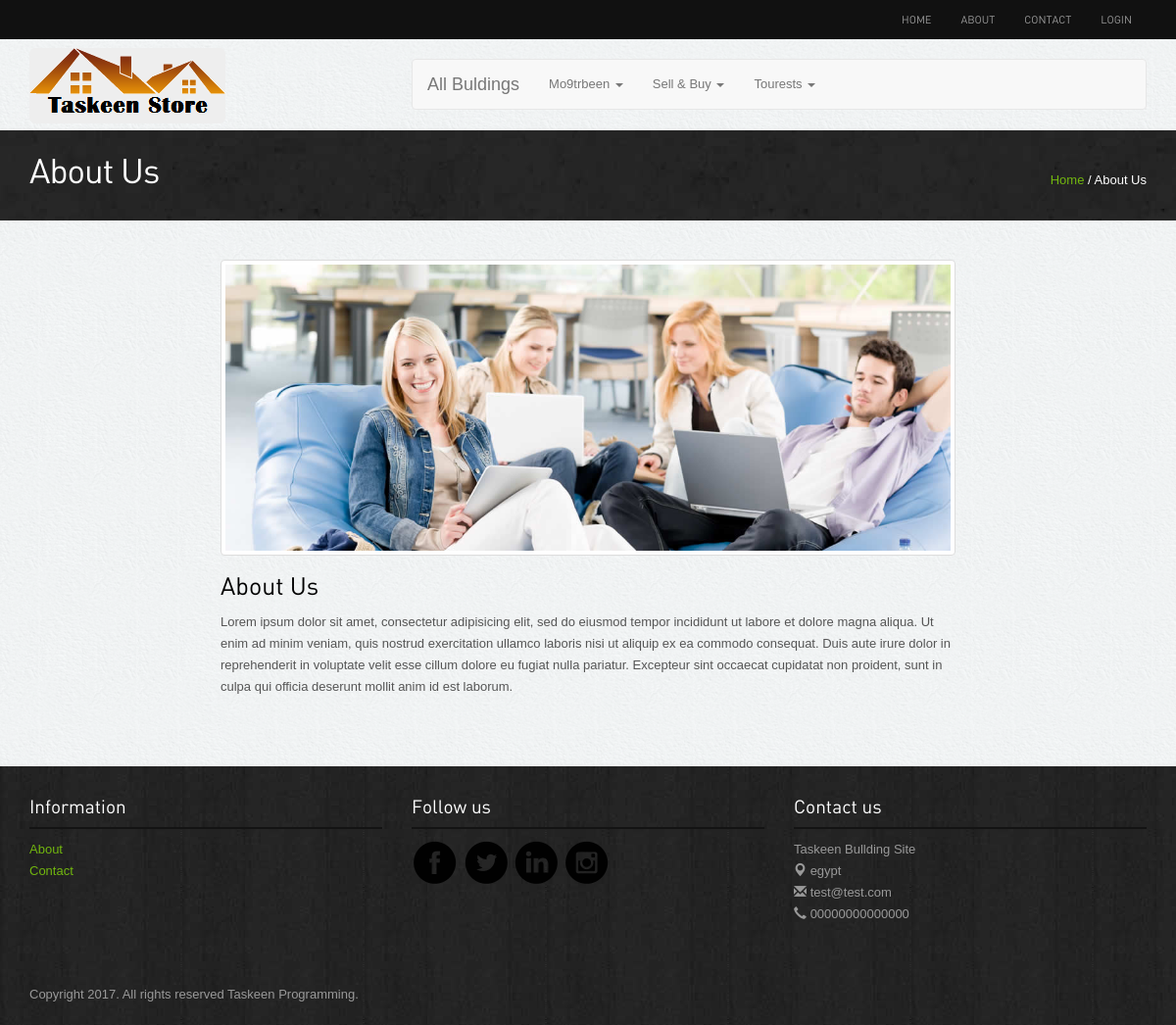
The page /about.php on the database as committed earlier.
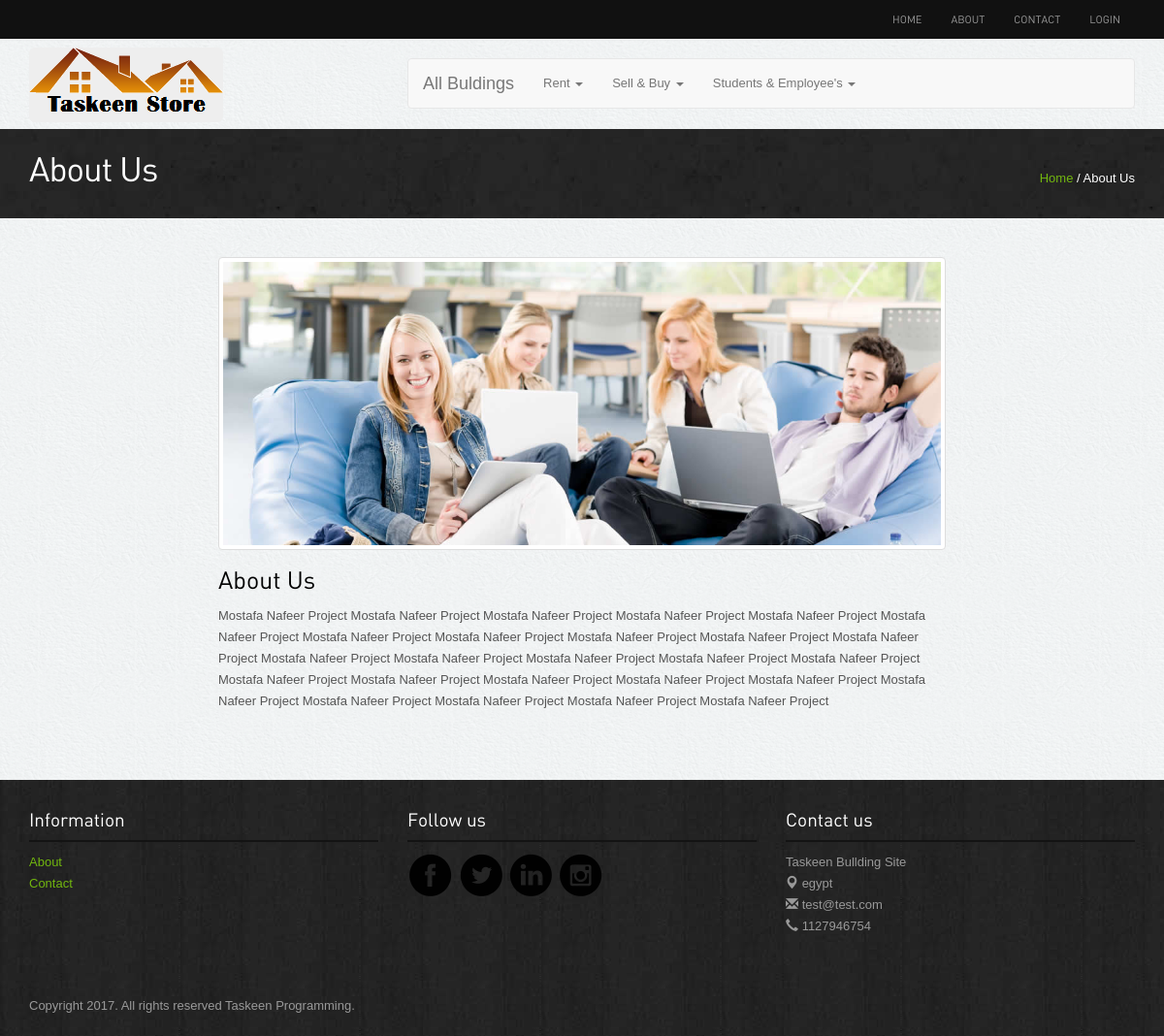
The same page on the database as committed later.
### tables this page shows
CREATE TABLE `categouries` (
  `id` int(11) NOT NULL,
  `name` varchar(255) NOT NULL
);

CREATE TABLE `sitesetting` (
  `id` int(11) NOT NULL,
  `slug` varchar(50) NOT NULL,
  `nameSetting` varchar(50) NOT NULL,
  `value` text NOT NULL,
  `type` tinyint(4) NOT NULL,
  `created_at` timestamp NOT NULL DEFAULT '0000-00-00 00:00:00',
  `updated_at` timestamp NOT NULL DEFAULT '0000-00-00 00:00:00'
);

### init.php (called while the page is built)
<?php
    include "connect.php";
    include "includes/functions/functions.php";
    include "includes/templates/header.php";
?>

### includes/functions/functions.php (called while the page is built, shortened)
<?php
   function getAllFrom($field, $table, $where = null, $and = null, $orderField = 'id', $ordering = 'ASC', $limit = null)
   {
      global $conn;
      $stmt = $conn->prepare("SELECT $field FROM $table $where $and ORDER BY $orderField $ordering $limit");
      $stmt->execute();
      $all = $stmt->fetchAll();
      return $all;
   }
   function getSetting($settingName = 'siteName')
   {
      global $conn;
      $stmt = $conn->prepare("SELECT value FROM sitesetting WHERE nameSetting = '$settingName'");
      $stmt->execute();
      $all = $stmt->fetch();
      return $all[0];
   }
?>

### about.php (the view, shortened to what the changed rows need)
<?php include'init.php';?>
<div class="inside-banner">
	<div class="container">
		<span class="pull-right"><a href="#">Home</a> / About Us</span>
		<h2>About Us</h2>
	</div>
</div>
<div class="container">
	<div class="spacer">
		<div class="row">
			<div class="col-lg-8 col-lg-offset-2">
				<img alt="realestate" class="img-responsive thumbnail" src="images/about.jpg">
				<h3>About Us</h3>
				<p><?php echo getSetting('siteDesc');?></p>
			</div>
		</div>
	</div>
</div>
<?php include'includes/templates/footer.php';?>

### includes/templates/header.php (shortened to what the changed rows need)
<!DOCTYPE html>
<html lang="en">
<head>
    <link rel="stylesheet" href="assets/bootstrap/css/bootstrap.css" />
    <link rel="stylesheet" href="assets/owl-carousel/owl.carousel.css">
    <link rel="stylesheet" href="assets/owl-carousel/owl.theme.css">
    <link rel="stylesheet" type="text/css" href="assets/slitslider/css/style.css" />
    <link rel="stylesheet" type="text/css" href="assets/slitslider/css/custom.css" />
    <link rel="stylesheet" type="text/css" href="assets/css/sweetalert.css" />
    <link rel="stylesheet" href="assets/css/select2.min.css"/>
    <link rel="stylesheet" href="assets/css/reset.css"/>
    <link rel="stylesheet" href="assets/css/card.css"/>
    <link rel="stylesheet" href="assets/css/AdminLTE.min.css"/>
    <link rel="stylesheet" href="assets/css/styles.css"/>
</head>
<body>
    <div class="navbar-wrapper">
        <div class="navbar-inverse" role="navigation">
            <div class="container">
                <div class="navbar-collapse  collapse">
                    <ul class="nav navbar-nav navbar-right">
                        <?php if (isset($_SESSION['user_mail'])): ?>
                           <li><a href="buldings.php">Add Free Bullding</a></li>
                           <li><a href="profile.php">profile</a></li>
                           <li><a href="logout.php">logout</a></li>
                        <?php else: ?>
                           <li><a href="#" data-target="#loginpop" data-toggle="modal">Login</a></li>
                        <?php endif; ?>
                    </ul>
                </div>
            </div>
        </div>
    </div>
    <div class="container">
        <div class="row">
            <div class="col-md-4">
              <img src="images/taskeen.png" alt="" class="img-rounded" style="margin-top: 9px;">
            </div>
            <div class="col-md-8">
                <nav class="navbar navbar-default" style="margin-top: 20px;">
                    <div class="container-fluid">
                        <div class="navbar-header">
                             <a class="navbar-brand" href="buysalerent.php">All Buldings</a>
                        </div>
                        <div class="collapse navbar-collapse" id="bs-example-navbar-collapse-1">
                            <ul class="nav navbar-nav">
                                <?php
                                $cats = getAllFrom('*', 'categouries', null, null, 'name', 'ASC', null);
                                foreach ($cats as $cat): ?>
                                    <li class="dropdown">
                                        <a href="#" class="dropdown-toggle" data-toggle="dropdown" role="button" aria-haspopup="true" aria-expanded="false"><?php echo $cat['name'] ?> <span class="caret"></span></a>
                                    </li>
                                <?php endforeach; ?>
                            </ul>
                        </div>
                    </div>
                </nav>
            </div>
        </div>
    </div>

### includes/templates/footer.php (shortened to what the changed rows need)
<div class="footer">
   <div class="container">
      <div class="row">
         <div class="col-lg-4 col-sm-3">
            <h4>Information</h4>
            <ul class="row">
               <li class="col-lg-12 col-sm-12 col-xs-3"><a href="about.php">About</a></li>
               <li class="col-lg-12 col-sm-12 col-xs-3"><a href="contact.php">Contact</a></li>
            </ul>
         </div>
            <div class="col-lg-4 col-sm-3">
               <h4>Follow us</h4>
               <a href="<?php echo getSetting('facebook');?>"><img src="images/facebook.png" alt="facebook"></a>
               <a href="<?php echo getSetting('twitter');?>"><img src="images/twitter.png" alt="twitter"></a>
               <a href="<?php echo getSetting('linkedin');?>"><img src="images/linkedin.png" alt="linkedin"></a>
               <a href="<?php echo getSetting('instgram');?>"><img src="images/instagram.png" alt="instagram"></a>
            </div>
            <div class="col-lg-4 col-sm-3">
               <h4>Contact us</h4>
               <p><b><?php echo getSetting();?></b><br>
                  <span class="glyphicon glyphicon-map-marker"></span> <?php echo getSetting('address');?> <br>
                  <span class="glyphicon glyphicon-envelope"></span> <?php echo getSetting('email');?><br>
                  <span class="glyphicon glyphicon-earphone"></span> <?php echo getSetting('sitePhone');?></p>
               </div>
            </div>
            <p class="copyright">Copyright 2017. All rights reserved <?php echo getSetting('copyright');?>.	</p>
         </div></div>
      </body>
      </html>

Rows that differ between the two databases and show on the page:
changed categouries: name "Tourests" → "Rent"; moves up the list
shown differently, row unchanged: categouries "Sell & Buy": moves down the list
changed categouries: name "Mo9trbeen" → "Students & Employee's"
changed sitesetting: value "Lorem ipsum dolor sit amet, consectetur adipisicing elit, sed do eiusmod tempor incididunt ut labore et dolore magna aliqua. Ut enim ad minim veniam, quis nostrud exercitation ullamco laboris nisi ut aliquip ex ea commodo consequat. Duis aute irure dolor in reprehenderit in voluptate velit esse cillum dolore eu fugiat nulla pariatur. Excepteur sint occaecat cupidatat non proident, sunt in culpa qui officia deserunt mollit anim id est laborum." → "Mostafa Nafeer Project Mostafa Nafeer Project Mostafa Nafeer Project Mostafa Nafeer Project Mostafa Nafeer Project Mostafa Nafeer Project Mostafa Nafeer Project Mostafa Nafeer Project Mostafa Nafeer Project Mostafa Nafeer Project Mostafa Nafeer Project Mostafa Nafeer Project Mostafa Nafeer Project Mostafa Nafeer Project Mostafa Nafeer Project Mostafa Nafeer Project Mostafa Nafeer Project Mostafa Nafeer Project Mostafa Nafeer Project Mostafa Nafeer Project Mostafa Nafeer Project Mostafa Nafeer Project Mostafa Nafeer Project Mostafa Nafeer Project Mostafa Nafeer Project Mostafa Nafeer Project"
changed sitesetting (number 5 of 6 on the later page): value "00000000000000" → "1127946754"
